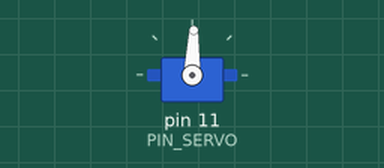
Simulated run of this sketch. Board: Arduino Uno, built with avr-gcc and run on an emulated ATmega328P. Shown: servo. What the sketch prints to the serial monitor is not drawn.

Above: at 0.1 s.
Timing chart, 0 to 1.6 s (numbered marks = the images above):
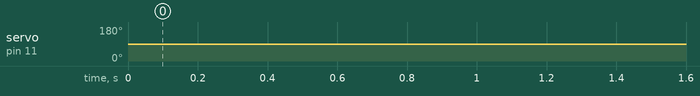

The sketch:

13_example_1.ino
```cpp
#include <Servo.h>

// Arduino pin assignment
#define PIN_SERVO 11

// configurable parameters
#define _DUTY_MIN 553 // servo full clockwise position (0 degree)
#define _DUTY_NEU 1476 // servo neutral position (90 degree)
#define _DUTY_MAX 2399 // servo full counterclockwise position (180 degree)

#define _POS_START (1180)
#define _POS_END (1830)

#define _SERVO_SPEED 60 // servo speed limit (unit: degree/second)
#define INTERVAL 20  // servo update interval

// global variables
unsigned long last_sampling_time; // unit: ms
int duty_chg_per_interval; // maximum duty difference per interval
int toggle_interval, toggle_interval_cnt;
float pause_time; // unit: sec
Servo myservo;
int duty_target, duty_curr;

void setup() {
// initialize GPIO pins
  myservo.attach(PIN_SERVO);
  duty_target = duty_curr = _POS_START;
//  myservo.writeMicroseconds(duty_curr);
//  myservo.writeMicroseconds(_DUTY_NEU);

// initialize serial port
  Serial.begin(2000000);

// convert angle speed into duty change per interval.
  duty_chg_per_interval = (float)(_DUTY_MAX - _DUTY_MIN) * _SERVO_SPEED / 180 * INTERVAL / 1000;

// remove next three lines after finding answers
//  Serial.print("duty_chg_per_interval:");
//  Serial.println(duty_chg_per_interval);
//  while(1) {}

// initialize variables for servo update.
  pause_time = 1;
  toggle_interval = (180.0 / _SERVO_SPEED + pause_time) * 1000 / INTERVAL;
  toggle_interval_cnt = toggle_interval;

// initialize last sampling time
  last_sampling_time = 0;
}

void loop() {
// wait until next sampling time.
// millis() returns the number of milliseconds since the program started. Will overflow after 50 days.
  if(millis() < last_sampling_time + INTERVAL) return;

// adjust duty_curr toward duty_target by duty_chg_per_interval
  if(duty_target > duty_curr) {
    duty_curr += duty_chg_per_interval;
    if(duty_curr > duty_target) duty_curr = duty_target;
  }
  else {
    duty_curr -= duty_chg_per_interval;
    if(duty_curr < duty_target) duty_curr = duty_target;
  }

// update servo position
  myservo.writeMicroseconds(1450);
//  myservo.writeMicroseconds(1920);
// output the read value to the serial port
  Serial.print(myservo.read());
  Serial.print("Min:1000,duty_target:");
  Serial.print(duty_target);
  Serial.print(",duty_curr:");
  Serial.print(duty_curr);
  Serial.println(",Max:2000");

// toggle duty_target between _DUTY_MIN and _DUTY_MAX.
  if(toggle_interval_cnt >= toggle_interval) {
    toggle_interval_cnt = 0;
    if(duty_target == _POS_START) duty_target = _POS_END;
    else duty_target = _POS_START;
  }
  else {
    toggle_interval_cnt++;
  }

// update last sampling time
  last_sampling_time += INTERVAL;
}
```

Measured:
- by itself, servo on pin 11 (PIN_SERVO): 90° → 88° at 0.02 s
